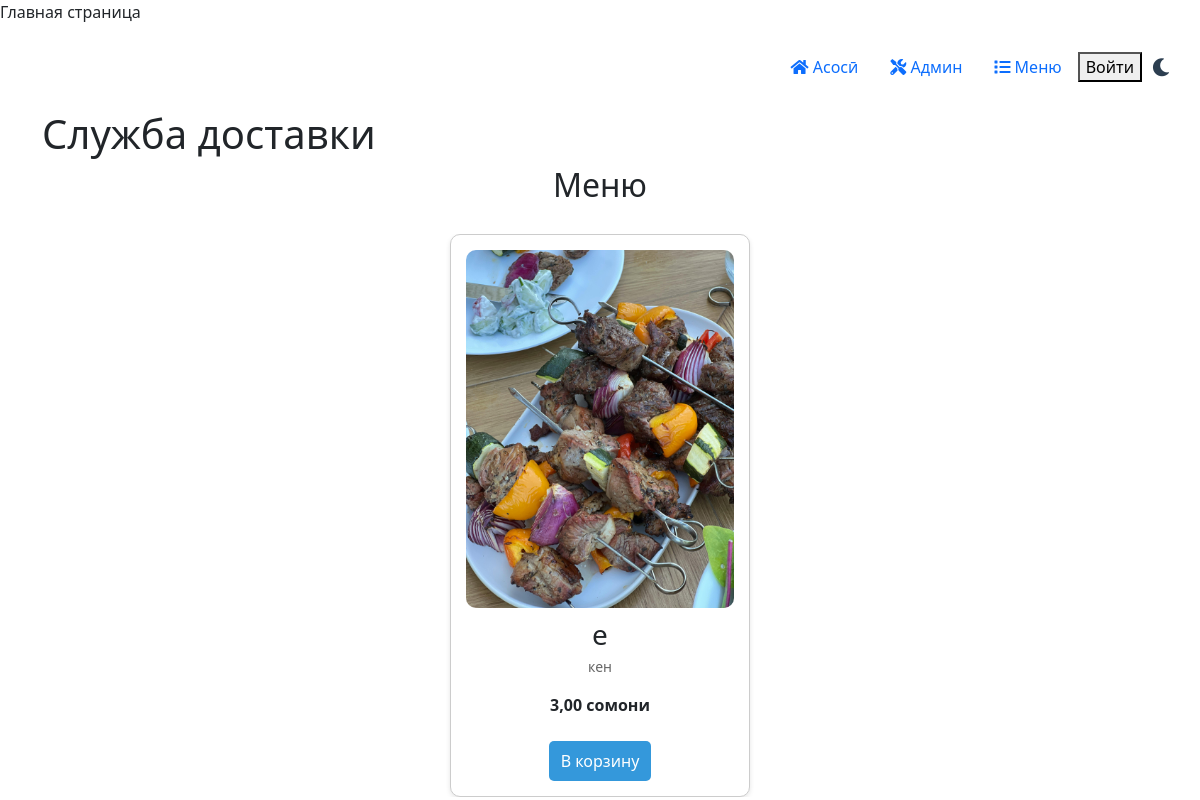
The app's page /, older data.
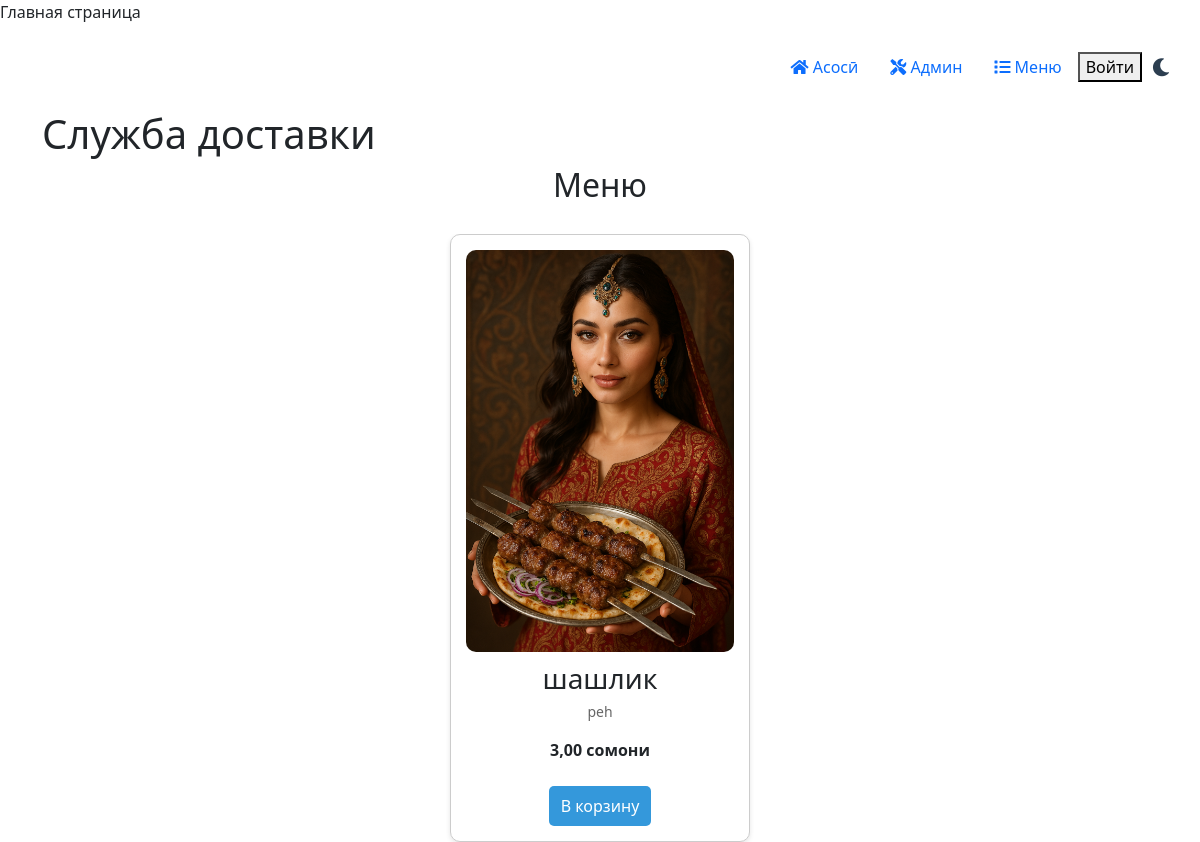
The same page, newer data.
### bot/models.py (models this page shows)
class Dish(models.Model):
    CATEGORY_CHOICES = [
        ('osh', 'Ош'),
        ('kabob', 'Кабоб'),
        ('salad', 'Салат'),
        ('desert', 'Десерт'),
        ('drink', 'Нӯшокиҳо'),
    ]
    name = models.CharField(max_length=100)
    description = models.TextField()
    price = models.DecimalField(max_digits=10, decimal_places=2)
    image = models.ImageField(upload_to='dishes_images/')
    available = models.BooleanField(default=True)
    category = models.CharField(max_length=50, choices=CATEGORY_CHOICES, default='osh')
    def __str__(self):
        return self.name

### bot/views.py (the view)
# urls.py: path('', views.index, name='index'),  # Главная страница
def index(request):
    dishes = Dish.objects.filter(available=True)[:3]  # Например, только 3 блюда
    print(f"Dishes displayed on index page: {dishes}")  # Выводим блюда на главной странице
    return render(request, "bot/index.html", {"dishes": dishes})

### bot/templates/bot/index.html (shortened to what this page needs)
{% load static %}
{% block content %}
    {% include 'bot/header.html' %}
    <div class="container">
        <h1>Служба доставки</h1>
    </div>
    <h2 class="text-center">Меню</h2>
    <div id="dishes-container" class="carousel slide" data-bs-ride="carousel">
        <div class="carousel-inner">
            {% for dish in dishes %}
            <div class="carousel-item {% if forloop.first %}active{% endif %}">
                <div class="dish-card">
                    <img src="{{ dish.image.url }}" alt="{{ dish.name }}" class="d-block w-100">
                    <h3>{{ dish.name }}</h3>
                    <p>{{ dish.description }}</p>
                    <strong>{{ dish.price }} сомони</strong><br><br>
                    <button onclick='addToCart({
                        "id": "{{ dish.id }}",
                        "name": "{{ dish.name }}",
                        "description": "{{ dish.description }}",
                        "price": "{{ dish.price }}",
                        "image": "{{ dish.image.url }}"
                    })'>В корзину</button>
                </div>
            </div>
            {% empty %}
            <p>Меню на данный момент пусто.</p>
            {% endfor %}
        </div>
        <button class="carousel-control-prev" type="button" data-bs-target="#dishes-container" data-bs-slide="prev">
            <span class="carousel-control-prev-icon" aria-hidden="true"></span>
        </button>
        <button class="carousel-control-next" type="button" data-bs-target="#dishes-container" data-bs-slide="next">
            <span class="carousel-control-next-icon" aria-hidden="true"></span>
        </button>
    </div>
{% endblock %}
{% block extra_head %}
    <link rel="stylesheet" href="{% static 'css/index_styles.css' %}">
{% endblock %}

Row changes from the older to the newer data that the page shows:
removed Dish: image (picture), name "е", description "кен", price "3,00"
now on this page (row edited): Dish: image (picture), name "шашлик", description "peh", price "3,00"
